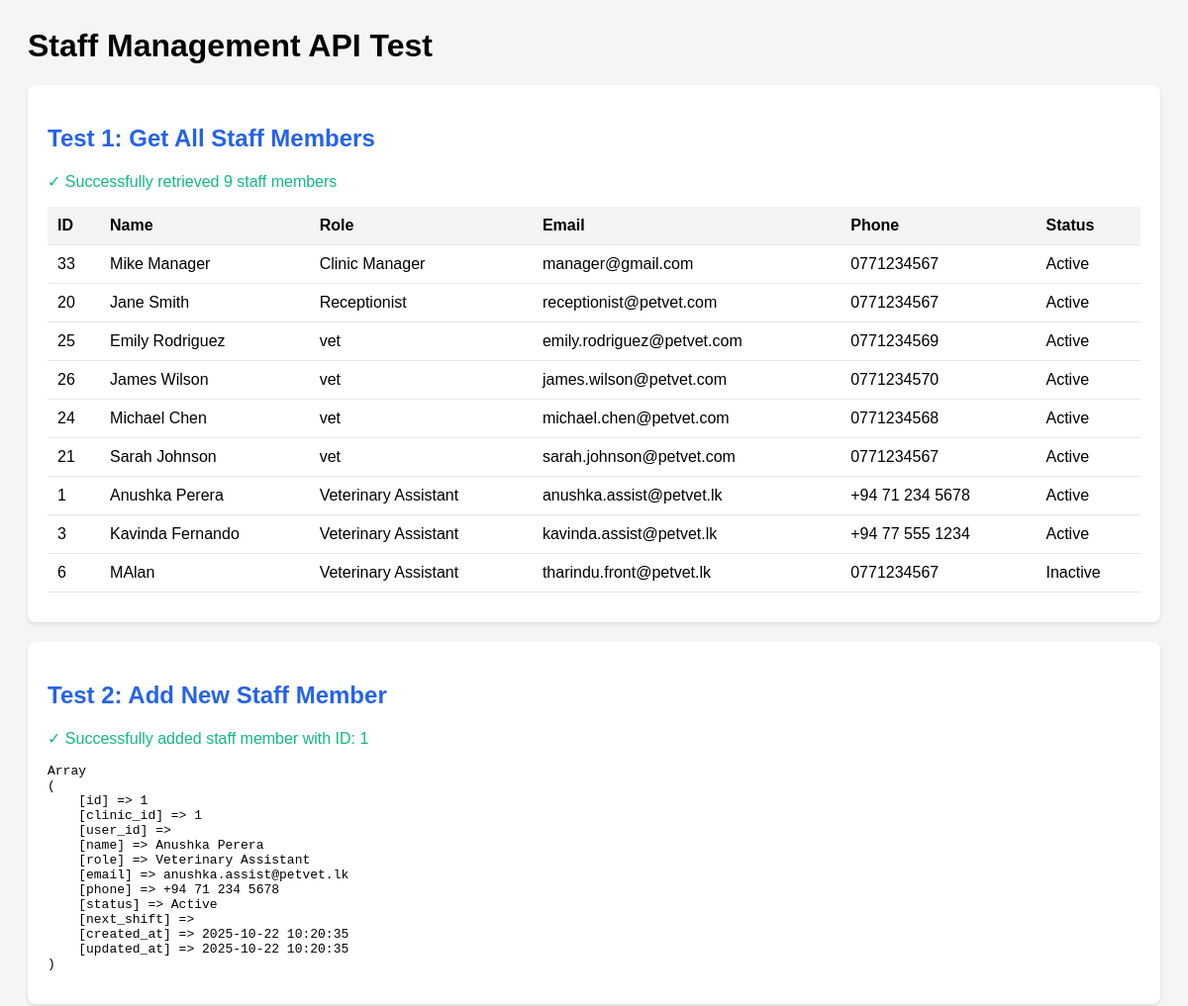
Page /DevTools/test-staff-api.php (upper part) on the earlier database version.
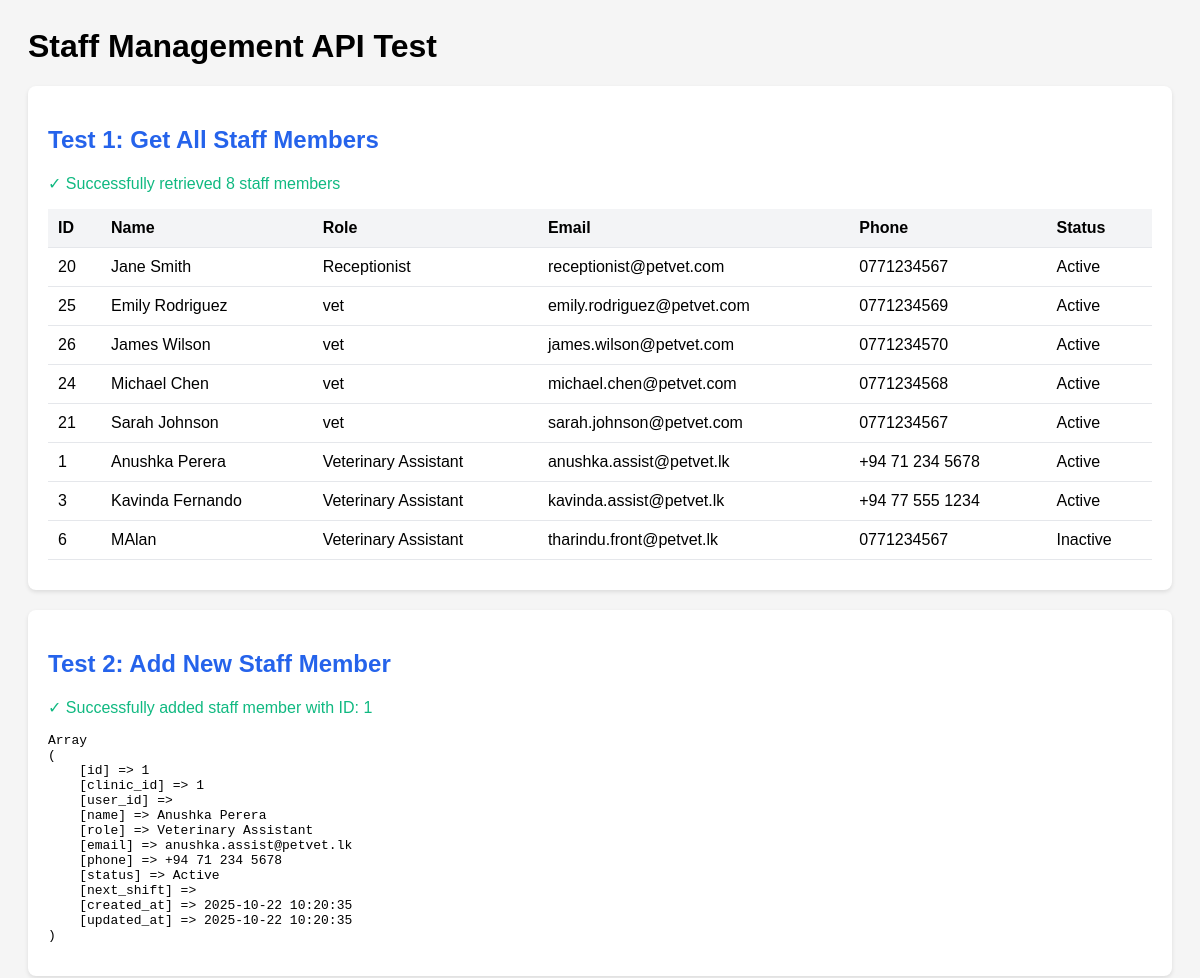
Same page on the later database version.
### tables this page shows
CREATE TABLE `clinic_staff` (
  `id` int NOT NULL AUTO_INCREMENT,
  `clinic_id` int NOT NULL COMMENT 'Reference to the clinic this staff belongs to',
  `user_id` int DEFAULT NULL COMMENT 'Link to users table if staff has system account (e.g., receptionist)',
  `name` varchar(255) NOT NULL,
  `role` varchar(100) NOT NULL COMMENT 'Veterinary Assistant, Front Desk, Support Staff, etc.',
  `email` varchar(255) NOT NULL,
  `phone` varchar(20) NOT NULL,
  `status` enum('Active','Inactive') DEFAULT 'Active',
  `next_shift` varchar(255) DEFAULT NULL COMMENT 'Next scheduled shift information',
  `created_at` timestamp NOT NULL DEFAULT CURRENT_TIMESTAMP,
  `updated_at` timestamp NOT NULL DEFAULT CURRENT_TIMESTAMP ON UPDATE CURRENT_TIMESTAMP,
  PRIMARY KEY (`id`),
  KEY `idx_clinic_id` (`clinic_id`),
  KEY `idx_user_id` (`user_id`),
  KEY `idx_role` (`role`),
  KEY `idx_status` (`status`),
  KEY `idx_email` (`email`),
  CONSTRAINT `clinic_staff_ibfk_1` FOREIGN KEY (`clinic_id`) REFERENCES `clinics` (`id`) ON DELETE CASCADE,
  CONSTRAINT `clinic_staff_ibfk_2` FOREIGN KEY (`user_id`) REFERENCES `users` (`id`) ON DELETE SET NULL
);

### config/connect.php (called while the page is built, shortened)
<?php
function db(): PDO {
    static $pdo = null;
    if ($pdo === null) {
        $dsn = "mysql:host=" . DB_HOST . ";port=" . DB_PORT . ";dbname=" . DB_NAME . ";charset=" . DB_CHARSET;
        $options = [
            PDO::ATTR_ERRMODE => PDO::ERRMODE_EXCEPTION,
            PDO::ATTR_DEFAULT_FETCH_MODE => PDO::FETCH_ASSOC,
            PDO::ATTR_EMULATE_PREPARES => false,
            PDO::MYSQL_ATTR_SSL_CA => DB_CA_PATH,
            PDO::MYSQL_ATTR_SSL_VERIFY_SERVER_CERT => true,
        ];
        try {
            $pdo = new PDO($dsn, DB_USER, DB_PASS, $options);
        } catch (PDOException $e) {
            error_log("Database connection failed: " . $e->getMessage());
            die("Database connection failed. Please check your configuration.");
        }
    }
    return $pdo;
}
?>

### models/BaseModel.php (called while the page is built, shortened)
<?php
require_once __DIR__ . '/../config/connect.php';
abstract class BaseModel {
    public function __construct() {
        $this->pdo = db();
    }
}
?>

### models/ClinicManager/StaffModel.php (called while the page is built, shortened)
<?php
require_once __DIR__ . '/../BaseModel.php';
require_once __DIR__ . '/../../config/connect.php';
class StaffModel extends BaseModel {
    protected $db;
    public function __construct() {
        $this->db = db();
    }
    public function all(int $clinicId = 1): array {
        try {
            $sql = "SELECT * FROM clinic_staff WHERE clinic_id = ? ORDER BY role, name";
            $stmt = $this->db->prepare($sql);
            $stmt->execute([$clinicId]);
            return $stmt->fetchAll(PDO::FETCH_ASSOC);
        } catch (PDOException $e) {
            error_log("Get all staff error: " . $e->getMessage());
            return [];
        }
    }
    public function findById(int $id, int $clinicId = 1): ?array {
        try {
            $sql = "SELECT * FROM clinic_staff WHERE id = ? AND clinic_id = ?";
            $stmt = $this->db->prepare($sql);
            $stmt->execute([$id, $clinicId]);
            $result = $stmt->fetch(PDO::FETCH_ASSOC);
            return $result ?: null;
        } catch (PDOException $e) {
            error_log("Get staff by ID error: " . $e->getMessage());
            return null;
        }
    }
    public function add(array $data, int $clinicId = 1): int|false {
        try {
            $data['status'] = $data['status'] ?? 'Active';
            $sql = "INSERT INTO clinic_staff (clinic_id, name, role, email, phone, status)
                    VALUES (?, ?, ?, ?, ?, ?)";
            $stmt = $this->db->prepare($sql);
            $result = $stmt->execute([
                $clinicId,
                $data['name'],
                $data['role'],
                $data['email'],
                $data['phone'],
                $data['status']
            ]);
            if ($result) {
                return (int)$this->db->lastInsertId();
            }
            return false;
        } catch (PDOException $e) {
            error_log("Add staff error: " . $e->getMessage());
            return false;
        }
    }
}

### DevTools/test-staff-api.php (the view, shortened to what this page needs)
<?php
require_once __DIR__ . '/models/ClinicManager/StaffModel.php';
echo "<h1>Staff Management API Test</h1>";
echo "<div class='section'>";
echo "<h2>Test 1: Get All Staff Members</h2>";
try {
    $model = new StaffModel();
    $staff = $model->all();
    echo "<p class='success'>✓ Successfully retrieved " . count($staff) . " staff members</p>";
    echo "<table>";
    echo "<tr><th>ID</th><th>Name</th><th>Role</th><th>Email</th><th>Phone</th><th>Status</th></tr>";
    foreach ($staff as $s) {
        echo "<tr>";
        echo "<td>{$s['id']}</td>";
        echo "<td>{$s['name']}</td>";
        echo "<td>{$s['role']}</td>";
        echo "<td>{$s['email']}</td>";
        echo "<td>{$s['phone']}</td>";
        echo "<td>{$s['status']}</td>";
        echo "</tr>";
    }
    echo "</table>";
} catch (Exception $e) {
    echo "<p class='error'>✗ Error: " . $e->getMessage() . "</p>";
}
echo "</div>";
echo "<div class='section'>";
echo "<h2>Test 2: Add New Staff Member</h2>";
try {
    $model = new StaffModel();
    $testStaff = [
        'name' => 'Test Employee ' . date('His'),
        'role' => 'Support Staff',
        'email' => 'test' . date('His') . '@petvet.lk',
        'phone' => '+94 71 ' . rand(1000000, 9999999)
    ];
    $newId = $model->add($testStaff);
    if ($newId) {
        echo "<p class='success'>✓ Successfully added staff member with ID: {$newId}</p>";
        $newStaff = $model->findById($newId);
        echo "<pre>" . print_r($newStaff, true) . "</pre>";
    } else {
        echo "<p class='error'>✗ Failed to add staff member</p>";
    }
} catch (Exception $e) {
    echo "<p class='error'>✗ Error: " . $e->getMessage() . "</p>";
}
echo "</div>";
?>

### DevTools/test-staff-api.php (style rules this page uses)
.section { background: white; padding: 20px; margin: 20px 0; border-radius: 8px; box-shadow: 0 2px 4px rgba(0,0,0,0.1); }
h2 { color: #2563eb; }
table { width: 100%; border-collapse: collapse; margin: 10px 0; }
th, td { padding: 10px; text-align: left; border-bottom: 1px solid #e5e7eb; }
th { background: #f3f4f6; font-weight: 600; }
.success { color: #10b981; }

Differences in the rows shown:
removed clinic_staff: id "33", name "Mike Manager", role "Clinic Manager", email "manager@gmail.com", phone "0771234567", status "Active"
Other differences:
count($staff): "9" → "8"
